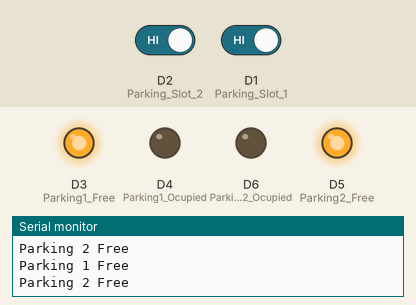
Bench run of a sketch on a simulated ESP8266 (NodeMCU). Parts: output pins drawn as LEDs (lit = HIGH), the last lines printed to the serial monitor. The test bench sets the inputs (shaded band); at power-on: D2 (Parking_Slot_2) HIGH, D1 (Parking_Slot_1) HIGH. WiFi joins after 1.5 s; servers stay silent unless stated.

Above: at 3.0 s.
3.1 s: D2 (Parking_Slot_2) driven LOW
At 4.5 s:
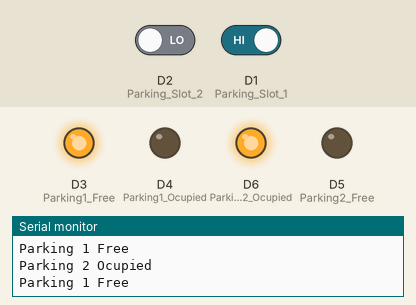
4.8 s: D1 (Parking_Slot_1) driven LOW
At 6.0 s:
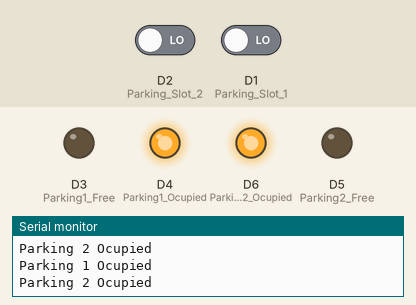
6.3 s: D2 (Parking_Slot_2) driven HIGH
At 7.7 s:
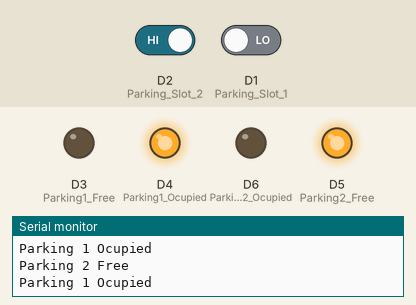
8.0 s: D1 (Parking_Slot_1) driven HIGH
At 9.3 s:
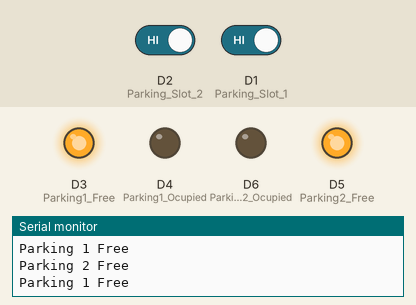
Timing chart, 0 to 10.5 s (numbered marks = the images above; inputs shaded):
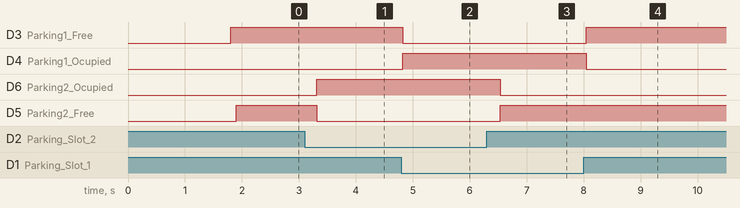

The sketch:

temp.ino
```cpp
//Creative Wolrd Amith

#define BLYNK_TEMPLATE_ID "TMPL67XvkkgJ2"
#define BLYNK_TEMPLATE_NAME "Parking System"
#define BLYNK_AUTH_TOKEN "YUnGyTzFBM-loSW-1TwtSlB6HdUNhSMu"

#define BLYNK_PRINT Serial
//#include <WiFi.h>
#include <ESP8266WiFi.h>
#include <BlynkSimpleEsp8266.h>

char auth[] = BLYNK_AUTH_TOKEN;
char ssid[] = "Mervyn";  // type your wifi name
char pass[] = "12345678";  // type your wifi password

# define Parking_Slot_1 D1
# define Parking_Slot_2 D2
# define  Parking1_Free D3 // Green LED
# define  Parking1_Ocupied D4 // Red LED
# define  Parking2_Free D5 // Green LED
# define  Parking2_Ocupied D6 // Red LED

#define Parking1 V0
#define Parking2 V1
String Location = "https://" ;

int Parking_Slot1_State = 0;
int Parking_Slot2_State = 0;

void setup()
{
  Serial.begin(115200);

  pinMode(Parking_Slot_1,INPUT);
  pinMode(Parking_Slot_2,INPUT);
  pinMode(Parking1_Free,OUTPUT);
  pinMode(Parking1_Ocupied,OUTPUT);
  pinMode(Parking2_Free,OUTPUT);
  pinMode(Parking2_Ocupied,OUTPUT);

  Blynk.begin(auth, ssid, pass);
  }
void loop()
{
  Blynk.run();
  Parking_Slot1_State = digitalRead(Parking_Slot_1);
  Parking_Slot2_State = digitalRead(Parking_Slot_2);

  Blynk.virtualWrite(V2,Location);

  if(Parking_Slot1_State ==0){
    digitalWrite(Parking1_Free,LOW);
    digitalWrite(Parking1_Ocupied,HIGH);
    Blynk.logEvent("slot1_full");
    Blynk.virtualWrite(Parking1,1);
    Serial.println("Parking 1 Ocupied");
    delay(100);
  }
  if(Parking_Slot1_State ==1){
    digitalWrite(Parking1_Free,HIGH);
    digitalWrite(Parking1_Ocupied,LOW);
    Blynk.logEvent("slot1_free");
    Blynk.virtualWrite(Parking1,0);
    Serial.println("Parking 1 Free");
    delay(100);
  }

  if(Parking_Slot2_State ==0){
    digitalWrite(Parking2_Free,LOW);
    digitalWrite(Parking2_Ocupied,HIGH);
    Blynk.logEvent("slot2_full");
    Blynk.virtualWrite(Parking2,1);
    Serial.println("Parking 2 Ocupied");
    delay(100);
  }
  if(Parking_Slot2_State ==1){
    digitalWrite(Parking2_Free,HIGH);
    digitalWrite(Parking2_Ocupied,LOW);
    Blynk.logEvent("slot2_free");
    Blynk.virtualWrite(Parking2,0);
    Serial.println("Parking 2 Free");
    delay(100);
  }
 }
```

Measured:
- after the input at 3.1 s, D6 (Parking2_Ocupied): LOW → HIGH after 0.21 s; D5 (Parking2_Free): HIGH → LOW after 0.21 s
- after the input at 4.8 s, D3 (Parking1_Free): HIGH → LOW at once; D4 (Parking1_Ocupied): LOW → HIGH at once
- after the input at 6.3 s, D6 (Parking2_Ocupied): HIGH → LOW after 0.24 s; D5 (Parking2_Free): LOW → HIGH after 0.24 s
- after the input at 8.0 s, D3 (Parking1_Free): LOW → HIGH after 0.05 s; D4 (Parking1_Ocupied): HIGH → LOW after 0.05 s
